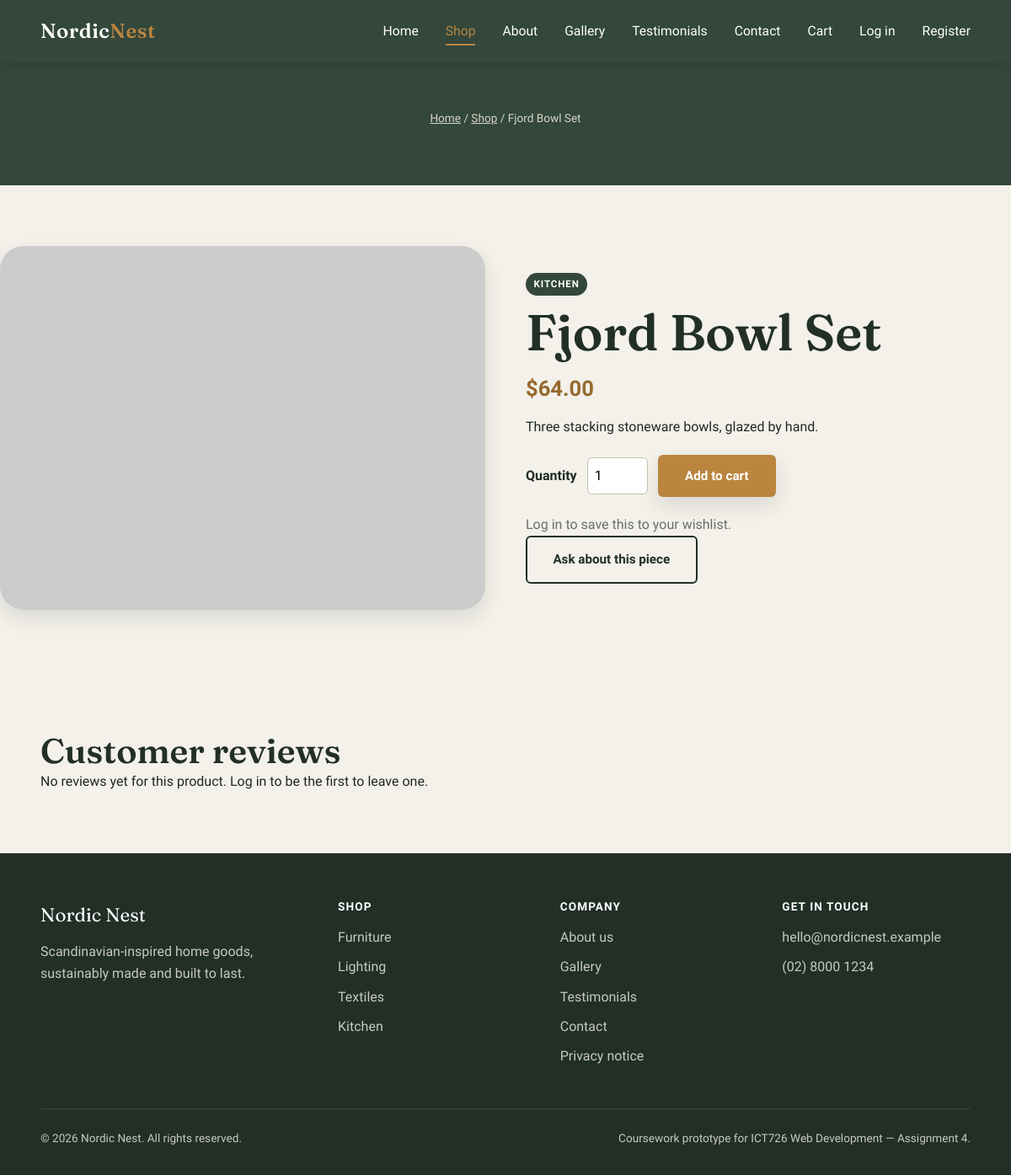
/product.php?id=2, run on the app's committed database.
### tables this page shows
CREATE TABLE IF NOT EXISTS products (
    id              INT UNSIGNED AUTO_INCREMENT PRIMARY KEY,
    name            VARCHAR(150)  NOT NULL,
    category        ENUM('Furniture','Lighting','Textiles','Kitchen') NOT NULL,
    price           DECIMAL(10,2) NOT NULL,
    description     TEXT          NOT NULL,
    image_url       VARCHAR(255)  NOT NULL,
    stock           INT UNSIGNED  NOT NULL DEFAULT 0,
    created_at      TIMESTAMP     NOT NULL DEFAULT CURRENT_TIMESTAMP,
    updated_at      TIMESTAMP     NOT NULL DEFAULT CURRENT_TIMESTAMP ON UPDATE CURRENT_TIMESTAMP
);

### includes/functions.php (called while the page is built, shortened)
<?php
function h(?string $value): string
{
    return htmlspecialchars($value ?? '', ENT_QUOTES, 'UTF-8');
}
function current_user(): ?array
{
    return $_SESSION['user'] ?? null;
}
function is_logged_in(): bool
{
    return current_user() !== null;
}

### product.php (the view, shortened to what this page needs)
<?php
require_once __DIR__ . '/includes/functions.php';
$id = filter_input(INPUT_GET, 'id', FILTER_VALIDATE_INT);
$stmt = $pdo->prepare('SELECT id, name, category, price, description, image_url, stock FROM products WHERE id = ?');
$stmt->execute([$id]);
$product = $stmt->fetch();
$stmt = $pdo->prepare(
    "SELECT t.rating, t.comment, t.created_at, t.is_verified_purchase, u.full_name
     FROM testimonials t JOIN users u ON u.id = t.user_id
     WHERE t.product_id = ? AND t.status = 'approved'
     ORDER BY t.created_at DESC"
);
$stmt->execute([$id]);
$reviews = $stmt->fetchAll();
require __DIR__ . '/includes/header.php';
?>
<section class="page-header">
  <div class="container">
    <p class="breadcrumb"><a href="index.php">Home</a> / <a href="shop.php">Shop</a> / <?= h($product['name']) ?></p>
  </div>
</section>
<section class="split">
  <div class="product-media">
    <img src="<?= h($product['image_url']) ?>" alt="<?= h($product['name']) ?>" loading="lazy">
  </div>
  <div>
    <span class="card-tag"><?= h($product['category']) ?></span>
    <h1><?= h($product['name']) ?></h1>
    <p class="card-price large"><?= '$' . number_format((float)$product['price'], 2) ?></p>
    <?php $stock = (int)$product['stock']; ?>
    <p><?= h($product['description']) ?></p>
    <?php if ($stock > 0): ?>
      <form method="post" action="cart.php" class="add-to-cart-form add-to-cart-form-detail">
        <label for="qty">Quantity</label>
        <input type="number" id="qty" name="qty" value="1" min="1" max="<?= min(CART_MAX_QTY_PER_ITEM, $stock) ?>">
        <button type="submit" class="btn btn-primary">Add to cart</button>
      </form>
    <?php else: ?>
      <button type="button" class="btn btn-primary" disabled>Out of stock</button>
    <?php endif; ?>
    <?php if (is_logged_in()): ?>
      <?php $is_wishlisted = in_array((int)$product['id'], wishlist_product_ids($pdo, current_user()['id']), true); ?>
      <form method="post" action="wishlist.php" class="wishlist-form">
        <?= csrf_field() ?>
        <input type="hidden" name="product_id" value="<?= (int)$product['id'] ?>">
        <input type="hidden" name="redirect" value="product.php?id=<?= (int)$product['id'] ?>">
        <button type="submit" class="wishlist-btn" aria-pressed="<?= $is_wishlisted ? 'true' : 'false' ?>">
          <?= $is_wishlisted ? '♥ Saved to wishlist' : '♡ Save to wishlist' ?>
        </button>
      </form>
    <?php else: ?>
      <p class="muted"><a href="login.php">Log in</a> to save this to your wishlist.</p>
    <?php endif; ?>
    <a class="btn btn-outline" href="contact.php">Ask about this piece</a>
  </div>
</section>
<section class="container section">
  <h2>Customer reviews</h2>
  <?php if (empty($reviews)): ?>
    <p>No reviews yet for this product. <?= is_logged_in() ? '<a href="testimonials.php">Be the first to leave one.</a>' : '<a href="login.php">Log in</a> to be the first to leave one.' ?></p>
  <?php endif; ?>
</section>
<?php require __DIR__ . '/includes/footer.php'; ?>

### css/style.css (style rules this page uses)
:root { --color-bg: #F3F1EA; --color-ink: #1F2A22; --color-primary: #33473B; --color-primary-dark: #212F27; --color-accent: #B9853F; --color-accent-dark: #96692E; --color-card: #E7E1D3; --color-line: #C9C2AF; --color-white: #FFFFFF; --color-error: #A8402E; --color-success: #33473B; --font-display: 'Fraunces', Georgia, serif; --font-body: 'Work Sans', Arial, sans-serif; --radius-sm: 6px; --radius-md: 14px; --radius-lg: 28px; --shadow-card: 0 10px 24px rgba(31, 42, 34, 0.12); --shadow-card-hover: 0 18px 34px rgba(31, 42, 34, 0.18); --transition-base: 220ms ease; --container-width: 1180px; }
* { margin: 0; padding: 0; box-sizing: border-box; }
html { scroll-behavior: smooth; }
body { font-family: var(--font-body); background-color: var(--color-bg); color: var(--color-ink); line-height: 1.6; font-size: 1rem; -webkit-font-smoothing: antialiased; }
img { max-width: 100%; display: block; }
a { color: inherit; text-decoration: none; }
h1, h2, h3, h4 { font-family: var(--font-display); font-weight: 600; line-height: 1.15; color: var(--color-primary-dark); }
h1 { font-size: clamp(2.4rem, 5vw, 4rem); }
h2 { font-size: clamp(1.8rem, 3.4vw, 2.6rem); }
p { max-width: 65ch; }
.container { width: min(92%, var(--container-width)); margin-inline: auto; }
.btn { display: inline-block; font-family: var(--font-body); font-weight: 600; font-size: 0.95rem; padding: 0.9rem 1.9rem; border-radius: var(--radius-sm); border: 2px solid transparent; cursor: pointer; transition: transform var(--transition-base), box-shadow var(--transition-base), background var(--transition-base); }
.btn-primary { background: var(--color-accent); color: var(--color-white); box-shadow: var(--shadow-card); }
.btn-outline { background: transparent; color: var(--color-primary-dark); border-color: var(--color-primary-dark); }
.card-price { display: inline-block; margin-top: 0.6rem; font-weight: 700; color: var(--color-accent-dark); }
.card-tag { display: inline-block; font-size: 0.72rem; font-weight: 700; letter-spacing: 0.08em; text-transform: uppercase; background: var(--color-primary); color: var(--color-white); padding: 0.25rem 0.6rem; border-radius: 999px; margin-bottom: 0.6rem; }
.split { display: grid; grid-template-columns: 1fr 1fr; gap: 3rem; align-items: center; padding-block: 4.5rem; }
.split img { border-radius: var(--radius-lg); box-shadow: var(--shadow-card); }
.page-header { background: var(--color-primary); color: var(--color-white); padding-block: 3.5rem; text-align: center; }
.page-header p { margin-inline: auto; color: #DAD6C8; }
.breadcrumb { font-size: 0.85rem; color: #C7CCC5; margin-bottom: 0.8rem; }
.breadcrumb a { text-decoration: underline; }
.section { padding-block: 4.5rem; }
.muted { color: var(--color-ink); opacity: 0.65; }
.card-price.large { font-size: 1.6rem; margin: 0.75rem 0; }
.add-to-cart-form { margin-top: 0.75rem; }
.add-to-cart-form-detail { display: flex; align-items: center; gap: 0.75rem; margin: 1.25rem 0; }
.add-to-cart-form-detail label { font-weight: 600; }
.add-to-cart-form-detail input[type="number"] { width: 4.5rem; padding: 0.5rem; border: 1px solid var(--color-line); border-radius: var(--radius-sm); font: inherit; }
.product-media img { width: 100%; border-radius: var(--radius-lg); box-shadow: var(--shadow-card); }

### data on the page
products: name "Fjord Bowl Set", category "KITCHEN", price "64.00", description "Three stacking stoneware bowls, glazed by hand."
